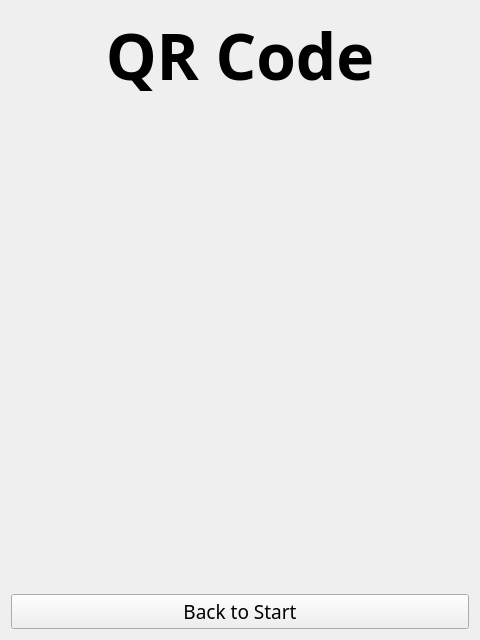
<?xml version="1.0" encoding="UTF-8"?>
<ui version="4.0">
 <class>QRCode</class>
 <widget class="QWidget" name="QRCode">
  <property name="geometry">
   <rect>
    <x>0</x>
    <y>0</y>
    <width>480</width>
    <height>640</height>
   </rect>
  </property>
  <property name="font">
   <font>
    <family>Noto Sans</family>
    <pointsize>14</pointsize>
   </font>
  </property>
  <property name="windowTitle">
   <string>Form</string>
  </property>
  <layout class="QVBoxLayout" name="verticalLayout">
   <item>
    <widget class="QLabel" name="label">
     <property name="font">
      <font>
       <family>Noto Sans</family>
       <pointsize>48</pointsize>
       <bold>true</bold>
      </font>
     </property>
     <property name="text">
      <string>QR Code</string>
     </property>
     <property name="alignment">
      <set>Qt::AlignHCenter|Qt::AlignTop</set>
     </property>
    </widget>
   </item>
   <item>
    <widget class="QLabel" name="qr">
     <property name="sizePolicy">
      <sizepolicy hsizetype="Preferred" vsizetype="Preferred">
       <horstretch>0</horstretch>
       <verstretch>1</verstretch>
      </sizepolicy>
     </property>
     <property name="text">
      <string/>
     </property>
     <property name="alignment">
      <set>Qt::AlignCenter</set>
     </property>
    </widget>
   </item>
   <item>
    <widget class="QPushButton" name="pushButton">
     <property name="text">
      <string>Back to Start</string>
     </property>
    </widget>
   </item>
  </layout>
 </widget>
 <resources/>
 <connections/>
</ui>
